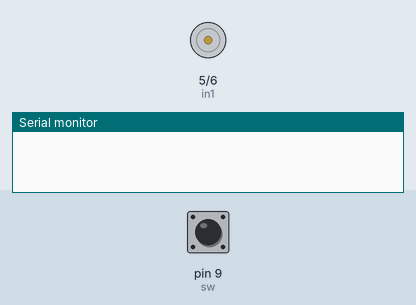
Recording of a sketch running on a simulated Arduino Uno, built with avr-gcc and run on an emulated ATmega328P. Shown: motor-driver pin pairs drawn as motors (green arrow = first pin HIGH = forward, orange = second pin HIGH = backward, longer = more drive), the last lines printed to the serial monitor. Inputs (shaded band) come from the test bench; at power-on: pin 9 (sw) HIGH.

Above: at 1.2 s.
1.3 s: pin 9 (sw) pulled LOW for 0.15 s
At 1.7 s:
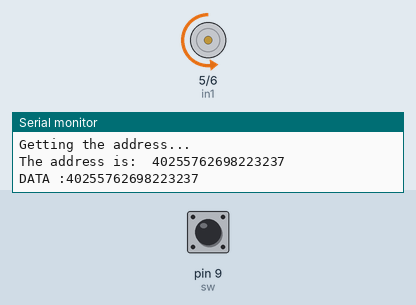
5.3 s: pin 9 (sw) pulled LOW for 1 s
At 6.2 s:
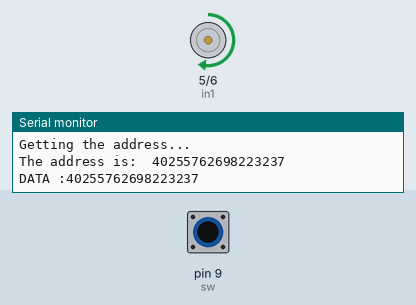
7.8 s: pin 9 (sw) pulled LOW for 3.2 s
At 13.1 s:
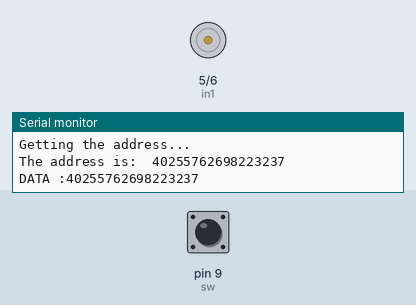
Timing chart, 0 to 13.5 s (numbered marks = the images above; inputs shaded):
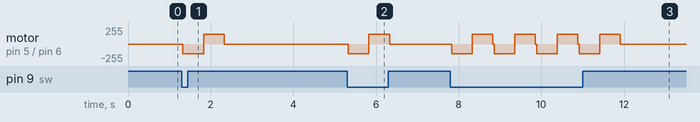

Measured:
- after the input at 1.3 s, motor on pin 5 (in1) / pin 6 (in2): stopped → backward 144/255 at once, → forward 144/255 0.50 s later, → stopped 0.50 s later
- after the input at 5.3 s, motor on pin 5 (in1) / pin 6 (in2): stopped → backward 144/255 at once, → forward 144/255 0.50 s later, → stopped 0.50 s later
- after the input at 7.8 s, motor on pin 5 (in1) / pin 6 (in2): stopped → backward 144/255 at once, then repeats every 1.0 s: forward 144/255 0.50 s, stopped 0.03 s, backward 144/255 0.50 s, until it stays stopped from 11.9 s

The sketch:

NANO_STEP_DS1_FINISH.ino
```cpp
#include <SoftwareSerial.h>
#include <OneWire.h>
SoftwareSerial mySerial(2, 3);   //TX, RX
OneWire  ds(10);

int in1 = 5;
int in2 = 6;
int sw = 9;
String data;
String check = "233";
String chk = "";
int x;
void setup(void) {
  Serial.begin(9600);
  mySerial.begin(9600);   // Bluetooth Serial
  pinMode(in1, OUTPUT);
  pinMode(in2, OUTPUT);
  pinMode(sw, INPUT);
  digitalWrite(sw, HIGH);
}

void loop(void) {

  if (mySerial.available()) {
    chk = mySerial.read();
    Serial.print(chk);
  }

  if (chk == check) {
    Serial.println("OK");
  }

  if (digitalRead(sw) == LOW) {
    getDeviceAddress();
    foward();
    delay(500);
    black();
    delay(500);
    stop();
  }
  data = "";

}
void getDeviceAddress(void) {
  byte i;
  byte addr[8];
  Serial.println("Getting the address...\n\r");
  while (ds.search(addr)) {
    Serial.print("The address is:\t");
    for ( i = 0; i < 8; i++) {
      Serial.print(addr[i]);
      data += addr[i];
    }
    if ( OneWire::crc8( addr, 7) != addr[7]) {
      Serial.print("CRC is not valid!\n");
      return;
    }
  }
  Serial.println();
  Serial.println("DATA :" + data);
  ds.reset_search();
  return;
}
void foward() {
  analogWrite(in1, 0);
  analogWrite(in2, 400);
}
void black() {
  analogWrite(in1, 400);
  analogWrite(in2, 0);
}
void stop() {
  analogWrite(in1, 0);
  analogWrite(in2, 0);
}
```
